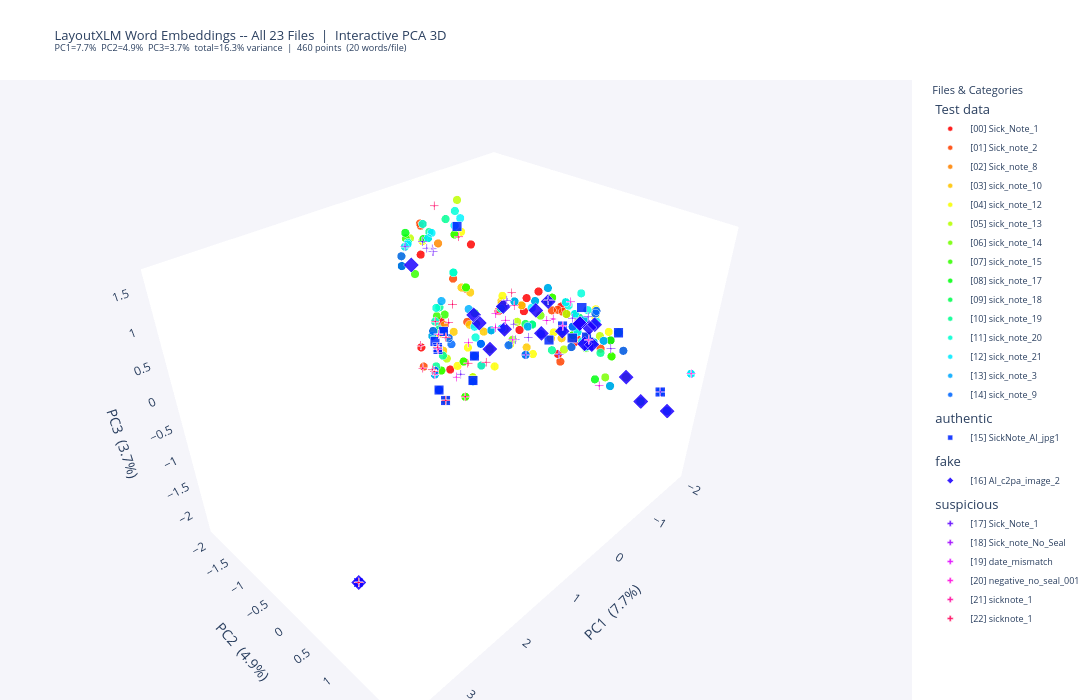

This figure's notebook cell:
### Markdown cell above
## Step 10 -- 3D Embedding Comparison (PCA 3 Components)

Same data as Step 9 but projected into **three principal components** instead of two.
The extra dimension often separates clusters that overlap in 2D.

- **Colour** = individual file (same HSV palette as Step 9)
- **Marker shape** = document category (same mapping)
- **Axes** = PC1, PC2, PC3 -- the three directions of greatest variance in embedding space
- Set `SHOW_LABELS_3D = True` to annotate each point with its word text (slower)

### Code cell
import plotly.graph_objects as go
import matplotlib.colors as mcolors

SHOW_LABELS_3D = False   # True = annotate each point with its word text

_SUBFOLDER_SYMBOL_3D = {
    "Test data":  "circle",
    "authentic":  "square",
    "fake":       "diamond",
    "suspicious": "cross",
}

# -- PCA 3 components (reuses all_vecs from Step 9) ---------------------------
pca3 = PCA(n_components=3, random_state=42)
pts3 = pca3.fit_transform(all_vecs)
v1   = pca3.explained_variance_ratio_[0] * 100
v2   = pca3.explained_variance_ratio_[1] * 100
v3   = pca3.explained_variance_ratio_[2] * 100
print(f"PCA 3D variance: PC1={v1:.1f}%  PC2={v2:.1f}%  PC3={v3:.1f}%  total={v1+v2+v3:.1f}%")

# Convert matplotlib HSV colours to hex
hex_colors = [mcolors.to_hex(file_color[fid]) for fid in range(n_files)]

# -- One trace per file so each gets its own legend entry ---------------------
traces = []
seen_groups = set()

for fid in range(n_files):
    mask = [i for i, f in enumerate(all_file_ids) if f == fid]
    if not mask:
        continue

    sf     = all_subfolders[mask[0]]
    symbol = _SUBFOLDER_SYMBOL_3D.get(sf, "circle")
    fname  = all_file_names[mask[0]]
    labels = [all_labels[i] for i in mask]

    # show category group title only on its first file
    grp_title = sf if sf not in seen_groups else ""
    seen_groups.add(sf)

    traces.append(go.Scatter3d(
        x=pts3[mask, 0],
        y=pts3[mask, 1],
        z=pts3[mask, 2],
        mode="markers+text" if SHOW_LABELS_3D else "markers",
        text=labels,
        textposition="top center",
        textfont=dict(size=7),
        marker=dict(
            size=5,
            symbol=symbol,
            color=hex_colors[fid],
            opacity=0.88,
            line=dict(color="white", width=0.5),
        ),
        name=f"[{fid:02d}] {fname}",
        legendgroup=sf,
        legendgrouptitle_text=grp_title,
        hovertemplate=(
            "<b>%{text}</b><br>"
            f"File: {fname}<br>"
            f"Category: {sf}<br>"
            "PC1=%{x:.3f}<br>PC2=%{y:.3f}<br>PC3=%{z:.3f}"
            "<extra></extra>"
        ),
    ))

fig = go.Figure(data=traces)
fig.update_layout(
    title=dict(
        text=(
            f"LayoutXLM Word Embeddings -- All {n_files} Files  |  Interactive PCA 3D<br>"
            f"<sup>PC1={v1:.1f}%  PC2={v2:.1f}%  PC3={v3:.1f}%  "
            f"total={v1+v2+v3:.1f}% variance  |  "
            f"{len(pts3)} points  ({MAX_WORDS_PER_FILE} words/file)</sup>"
        ),
        font_size=13,
    ),
    scene=dict(
        xaxis_title=f"PC1  ({v1:.1f}%)",
        yaxis_title=f"PC2  ({v2:.1f}%)",
        zaxis_title=f"PC3  ({v3:.1f}%)",
        bgcolor="rgba(245,245,250,1)",
        xaxis=dict(gridcolor="white", backgroundcolor="rgba(230,230,240,0.6)"),
        yaxis=dict(gridcolor="white", backgroundcolor="rgba(230,240,230,0.6)"),
        zaxis=dict(gridcolor="white", backgroundcolor="rgba(240,230,230,0.6)"),
    ),
    legend=dict(
        title="Files & Categories",
        font_size=9,
        groupclick="toggleitem",
        tracegroupgap=4,
    ),
    margin=dict(l=0, r=180, t=80, b=0),
    width=1100,
    height=700,
)

fig.show()

### Figure 1 — Plotly figure (JSON) as saved in the notebook; plotly's stock layout.template omitted (floating-point values rounded to 4 significant figures)
{"data": [{"hovertemplate": "<b>%{text}</b><br>File: Sick_Note_1<br>Category: Test data<br>PC1=%{x:.3f}<br>PC2=%{y:.3f}<br>PC3=%{z:.3f}<extra></extra>", "legendgroup": "Test data", "legendgrouptitle": {"text": "Test data"}, "marker": {"color": "#ff0000", "line": {"color": "white", "width": 0.5}, "opacity": 0.88, "size": 5, "symbol": "circle"}, "mode": "markers", "name": "[00] Sick_Note_1", "text": ["TempiateLA", "Main", "Line", "Health\"", "Well", "ahead", "Lankeanu", "Medical", "Center", "100", "E", "Lancaster", "Ave.", "Wynnewood,", "PA", "19096", "(484)", "476-2000", "Beileigh", "Byle"], "textfont": {"size": 7}, "textposition": "top center", "type": "scatter3d", "x": [-0.461, -0.8122, -0.7203, -0.8992, -0.4309, -0.4525, -0.1706, -1.727, -0.7809, 0.6323, 0.6456, 0.2537, -0.5779, 0.1836, 0.04242, -0.3534, 1.519, 3.638, -0.008608, -0.3698], "y": [0.6272, 0.4539, 0.7239, 1.257, 0.9025, 0.01632, 0.1704, 1.775, 0.7092, -0.9455, -0.5668, 0.1293, 0.5238, 0.4449, -0.9995, -0.9718, -0.002058, 1.216, 0.3423, 0.2803], "z": [-0.08127, 0.3449, 0.344, -0.5303, 0.2447, 0.5655, 0.6195, -1.135, 0.0483, 1.26, 0.4066, 0.683, 0.5806, 0.4987, -0.8705, 1.083, 0.6234, -0.9307, 0.663, 0.7964]}, {"hovertemplate": "<b>%{text}</b><br>File: Sick_note_2<br>Category: Test data<br>PC1=%{x:.3f}<br>PC2=%{y:.3f}<br>PC3=%{z:.3f}<extra></extra>", "legendgroup": "Test data", "legendgrouptitle": {"text": ""}, "marker": {"color": "#ff4100", "line": {"color": "white", "width": 0.5}, "opacity": 0.88, "size": 5, "symbol": "circle"}, "mode": "markers", "name": "[01] Sick_note_2", "text": ["TemplsteLA", "Authorizat", "of", "Work", "or", "School", "Absence", "Date", "January", "29.", "2022", "2720", "Sunset", "Blvd.", "West", "Columbia.", "SC", "29169", "(803)-791-", "RE."], "textfont": {"size": 7}, "textposition": "top center", "type": "scatter3d", "x": [-1.053, -0.9864, 0.3411, -0.8022, 0.5337, -0.933, -0.2779, -0.9324, -0.6047, 0.2264, -0.113, 0.3462, -0.3269, 0.6137, -0.5819, -0.5632, -0.3369, 0.2991, 0.4787, 0.2486], "y": [0.4848, 0.9695, 0.2708, 0.9629, -0.1719, 1.143, 0.3059, 0.6849, 0.5364, -0.7473, -0.8369, -1.261, 0.559, -0.5913, 0.4662, 0.606, -0.7016, -1.256, -1.099, -1.377], "z": [0.2133, -0.07616, 0.5152, 0.105, 0.5113, 0.1593, 0.6972, -0.05617, 0.496, 0.8329, 0.524, 1.517, 0.636, 0.2659, 0.5069, -0.2643, -0.835, 1.499, 1.574, -0.8965]}, {"hovertemplate": "<b>%{text}</b><br>File: Sick_note_8<br>Category: Test data<br>PC1=%{x:.3f}<br>PC2=%{y:.3f}<br>PC3=%{z:.3f}<extra></extra>", "legendgroup": "Test data", "legendgrouptitle": {"text": ""}, "marker": {"color": "#ff8300", "line": {"color": "white", "width": 0.5}, "opacity": 0.88, "size": 5, "symbol": "circle"}, "mode": "markers", "name": "[02] Sick_note_8", "text": ["FOOD", "POISONING", "REN", "DOCTOR", "NOTE", "[3", "e", "A", ".", ".", ".", "A", "'", "Dr.", "Gabriela", "Richardson", "N", "N", "Gastroente", "Specialist"], "textfont": {"size": 7}, "textposition": "top center", "type": "scatter3d", "x": [0.555, 0.203, 3.638, -0.2017, -1.252, 0.1058, 1.022, 0.7475, 3.638, 3.638, 3.638, 0.7475, 1.031, -0.1929, -0.795, -1.033, 0.6715, 0.6715, -0.948, -1.561], "y": [-0.5032, -1.177, 1.216, -1.515, -1.568, -1.162, -0.2743, -0.4102, 1.216, 1.216, 1.216, -0.4102, -0.09535, 0.2705, 0.9472, 0.7838, -0.6916, -0.6916, 0.5014, 0.9955], "z": [0.1254, -0.8968, -0.9307, -1.637, -1.221, 1.184, 0.6747, 0.358, -0.9307, -0.9307, -0.9307, 0.358, 0.6977, -0.1363, 0.5943, 0.3975, 0.2106, 0.2106, -0.2387, -0.3553]}, {"hovertemplate": "<b>%{text}</b><br>File: sick_note_10<br>Category: Test data<br>PC1=%{x:.3f}<br>PC2=%{y:.3f}<br>PC3=%{z:.3f}<extra></extra>", "legendgroup": "Test data", "legendgrouptitle": {"text": ""}, "marker": {"color": "#ffc400", "line": {"color": "white", "width": 0.5}, "opacity": 0.88, "size": 5, "symbol": "circle"}, "mode": "markers", "name": "[03] sick_note_10", "text": ["URGENT", "CARE", "CLINIC", "002", "Caurtiane", "Se,", "1°", "Fees", "F", "Ortendo,", "FL", "32804", "Oro", "Sa", "ren", "ur", "en", "OSPITAL", "Patient", "JOHANDHS,"], "textfont": {"size": 7}, "textposition": "top center", "type": "scatter3d", "x": [0.4809, 0.5709, 0.5709, 3.638, -0.5394, 0.1153, -0.1489, -0.2086, 0.555, -0.4147, -0.1724, 0.9883, -0.1381, 0.1109, 0.3706, 0.3822, 0.6596, 3.638, -1.937, -0.001644], "y": [-0.48, -0.6917, -0.6917, 1.216, 0.4254, 0.05615, -0.9522, 0.134, -0.5032, 0.6969, -0.7209, -0.9229, 0.3244, 0.04434, -0.01943, -0.2677, -0.005606, 1.216, 1.921, -1.195], "z": [0.2062, 0.1186, 0.1186, -0.9307, 0.04973, 0.7102, 0.484, 0.5916, 0.1254, 0.224, -0.983, 1.225, 0.03467, 0.7404, 0.3575, 0.8583, 0.5877, -0.9307, -0.5008, -0.6359]}, {"hovertemplate": "<b>%{text}</b><br>File: sick_note_12<br>Category: Test data<br>PC1=%{x:.3f}<br>PC2=%{y:.3f}<br>PC3=%{z:.3f}<extra></extra>", "legendgroup": "Test data", "legendgrouptitle": {"text": ""}, "marker": {"color": "#f7fe00", "line": {"color": "white", "width": 0.5}, "opacity": 0.88, "size": 5, "symbol": "circle"}, "mode": "markers", "name": "[04] sick_note_12", "text": ["Refua", "Shlema", "Medical", "PC", "Rafael", "Ilyayev,", "MD", "499", "Crown", "Street,", "Brooklyn", "NY", "11213", "Phone", "(347)", "614-1717", "Fax", "(347)", "772-3080", "Date:"], "textfont": {"size": 7}, "textposition": "top center", "type": "scatter3d", "x": [-0.105, 0.08897, -1.727, -0.01574, -0.944, 0.05958, -0.2915, 0.9353, -1.227, -0.6263, -1.073, -0.0596, -0.2999, -0.8472, 0.5549, 0.8494, -0.6431, 0.5549, 3.638, -0.9324], "y": [0.4658, 0.2164, 1.775, -0.6839, 0.8379, 0.01677, -0.3868, -0.9835, 0.9137, 0.8017, 0.7611, -0.9435, -1.113, 0.5692, -0.9902, -1.005, 0.3882, -0.9902, 1.216, 0.6849], "z": [0.005804, 0.1337, -1.135, -0.3603, 0.5187, 0.7939, -0.6837, 1.325, 0.07324, 0.5016, 0.3221, -0.824, 1.247, -0.009806, 1.415, 1.424, 0.09027, 1.415, -0.9307, -0.05617]}, {"hovertemplate": "<b>%{text}</b><br>File: sick_note_13<br>Category: Test data<br>PC1=%{x:.3f}<br>PC2=%{y:.3f}<br>PC3=%{z:.3f}<extra></extra>", "legendgroup": "Test data", "legendgrouptitle": {"text": ""}, "marker": {"color": "#b7ff00", "line": {"color": "white", "width": 0.5}, "opacity": 0.88, "size": 5, "symbol": "circle"}, "mode": "markers", "name": "[05] sick_note_13", "text": ["TemplateLA", "MEDICAL", "EXCUSE", "NOTE", "Doctor's", "Name:", "Dr.", "Waters", "Address:", "11513", "Main", "St", "N,", "Jacksonvil", "FL", "32218", "Date:", "11/13/2017", "To", "Whom"], "textfont": {"size": 7}, "textposition": "top center", "type": "scatter3d", "x": [-1.332, -0.7765, -0.08747, -1.252, -1.247, -0.8292, -0.1929, -0.7717, -0.8258, -0.491, -0.8122, -0.1565, 0.6715, -0.7414, -0.1724, 0.9883, -0.9324, 0.7155, 0.02003, -0.7061], "y": [0.2207, -1.955, -1.207, -1.568, 1.287, 0.8593, 0.2705, 0.8671, 0.4615, -1.387, 0.4539, 0.1146, -0.6916, 1.086, -0.7209, -0.9229, 0.6849, -1.052, 0.1959, 0.8346], "z": [-0.1739, -2.37, -0.8241, -1.221, -0.5316, 0.08772, -0.1363, 0.1734, -0.2439, 1.588, 0.3449, 0.3485, 0.2106, 0.2856, -0.983, 1.225, -0.05617, 1.484, 0.7636, 0.4491]}, {"hovertemplate": "<b>%{text}</b><br>File: sick_note_14<br>Category: Test data<br>PC1=%{x:.3f}<br>PC2=%{y:.3f}<br>PC3=%{z:.3f}<extra></extra>", "legendgroup": "Test data", "legendgrouptitle": {"text": ""}, "marker": {"color": "#75ff00", "line": {"color": "white", "width": 0.5}, "opacity": 0.88, "size": 5, "symbol": "circle"}, "mode": "markers", "name": "[06] sick_note_14", "text": ["Patient:", "September", "17,", "2025", "Nelly", "Darwin", "Central", "Hospital", "General", "Practice", "DR.", "RILEY", "SNIPES", "This", "document", "certifies", "that", "the", "patient", "listed"], "textfont": {"size": 7}, "textposition": "top center", "type": "scatter3d", "x": [-1.937, -0.5308, 0.04276, -0.002185, -0.5346, -0.6729, -0.8742, -1.097, -1.138, -1.269, -0.2695, 0.2075, -0.09691, -0.4471, -0.5519, -0.04868, 0.1844, 0.4107, -0.8264, -0.5464], "y": [1.921, 0.395, -0.9039, -0.7214, 0.7949, 0.9349, 0.8041, 1.66, 0.7012, 0.9897, -0.9735, -1.025, -0.8483, 0.3956, -0.281, -0.2786, 0.1461, 0.3792, 1.205, 0.2071], "z": [-0.5008, 0.6859, 1.377, 0.6248, 0.2618, 0.05308, -0.0868, -0.6932, -0.1428, -0.3236, -1.532, -0.8231, -0.7182, 0.657, -0.2818, -0.2212, 0.7322, 0.5781, -0.3721, 0.3266]}, {"hovertemplate": "<b>%{text}</b><br>File: sick_note_15<br>Category: Test data<br>PC1=%{x:.3f}<br>PC2=%{y:.3f}<br>PC3=%{z:.3f}<extra></extra>", "legendgroup": "Test data", "legendgrouptitle": {"text": ""}, "marker": {"color": "#34ff00", "line": {"color": "white", "width": 0.5}, "opacity": 0.88, "size": 5, "symbol": "circle"}, "mode": "markers", "name": "[07] sick_note_15", "text": ["=", "Patient:", "À", "Nelly", "Darwin", "September", "17,", "2025", "9", "D", ">", "0", "Central", "Hospital", "General", "Practice", "DR.", "RILEY", "SNIPES", "This"], "textfont": {"size": 7}, "textposition": "top center", "type": "scatter3d", "x": [0.608, -1.937, 0.04416, -0.5346, -0.6729, -0.5308, 0.04276, -0.002185, 0.7602, 0.6027, 0.456, 0.7012, -0.8742, -1.097, -1.138, -1.269, -0.2695, 0.2075, -0.09691, -0.4471], "y": [-0.6803, 1.921, -0.4742, 0.7949, 0.9349, 0.395, -0.9039, -0.7214, -1.081, -0.7861, -0.6805, -0.994, 0.8041, 1.66, 0.7012, 0.9897, -0.9735, -1.025, -0.8483, 0.3956], "z": [0.4243, -0.5008, 0.1567, 0.2618, 0.05308, 0.6859, 1.377, 0.6248, 1.485, 0.063, 0.3888, 0.9841, -0.0868, -0.6932, -0.1428, -0.3236, -1.532, -0.8231, -0.7182, 0.657]}, {"hovertemplate": "<b>%{text}</b><br>File: sick_note_17<br>Category: Test data<br>PC1=%{x:.3f}<br>PC2=%{y:.3f}<br>PC3=%{z:.3f}<extra></extra>", "legendgroup": "Test data", "legendgrouptitle": {"text": ""}, "marker": {"color": "#01ff0f", "line": {"color": "white", "width": 0.5}, "opacity": 0.88, "size": 5, "symbol": "circle"}, "mode": "markers", "name": "[08] sick_note_17", "text": ["Northside", "Family", "Medical", "Clinic", "1234", "Wellness", "Avenue,", "Suite", "200", "(555)", "123-4567", "contact@no", "Medical", "Certificat", "for", "School", "Absence", "August", "3,", "2026"], "textfont": {"size": 7}, "textposition": "top center", "type": "scatter3d", "x": [-0.8087, -1.278, -1.727, -1.53, 3.638, -0.8715, -0.7929, -0.805, 0.397, 0.5072, 0.7439, -0.4081, -1.727, -1.214, 0.4805, -0.933, -0.2779, -0.696, 0.9883, 0.8068], "y": [0.598, 1.042, 1.775, 1.709, 1.216, 1.014, 0.9479, 0.675, -1.142, -0.9281, -1.108, 0.1806, 1.775, 0.1216, 0.2137, 1.143, 0.3059, 0.5075, -0.9229, -1.004], "z": [0.4015, 0.09282, -1.135, -0.7218, -0.9307, -0.5195, 0.3846, 0.15, 1.346, 1.461, 1.552, 0.2275, -1.135, -0.2466, 0.5214, 0.1593, 0.6972, 0.5955, 1.225, 1.444]}, {"hovertemplate": "<b>%{text}</b><br>File: sick_note_18<br>Category: Test data<br>PC1=%{x:.3f}<br>PC2=%{y:.3f}<br>PC3=%{z:.3f}<extra></extra>", "legendgroup": "Test data", "legendgrouptitle": {"text": ""}, "marker": {"color": "#00ff4f", "line": {"color": "white", "width": 0.5}, "opacity": 0.88, "size": 5, "symbol": "circle"}, "mode": "markers", "name": "[09] sick_note_18", "text": ["DENTIST", "DOCTOR", "NOTE", "ave", "Work", "Absence", "Certificat", "for", "Health", "Recovery", "IMPORTANT", "HEALTH", "NOTICE", "To", "Whom", "It", "May", "Concern,", "This", "letter"], "textfont": {"size": 7}, "textposition": "top center", "type": "scatter3d", "x": [0.6027, -0.2017, -1.252, 0.5291, -0.8022, -0.2779, -1.214, 0.4805, -0.8992, -1.396, -0.6378, 0.08437, -0.5403, 0.02003, -0.7061, -0.01569, -0.521, -0.3259, -0.4471, -0.3222], "y": [-0.7861, -1.515, -1.568, -0.04001, 0.9629, 0.3059, 0.1216, 0.2137, 1.257, 0.7455, -1.158, -1.305, -1.045, 0.1959, 0.8346, 0.4182, 0.3174, 0.4097, 0.3956, 0.1291], "z": [0.063, -1.637, -1.221, 0.6965, 0.105, 0.6972, -0.2466, 0.5214, -0.5303, -0.2216, -1.508, -1.089, -0.9098, 0.7636, 0.4491, 0.4576, 0.807, 0.2056, 0.657, 0.2516]}, {"hovertemplate": "<b>%{text}</b><br>File: sick_note_19<br>Category: Test data<br>PC1=%{x:.3f}<br>PC2=%{y:.3f}<br>PC3=%{z:.3f}<extra></extra>", "legendgroup": "Test data", "legendgrouptitle": {"text": ""}, "marker": {"color": "#00ff91", "line": {"color": "white", "width": 0.5}, "opacity": 0.88, "size": 5, "symbol": "circle"}, "mode": "markers", "name": "[10] sick_note_19", "text": ["DOCTOR'S", "NOTE", "ELM", "GROOVEMEDI", "Dr.Samanth", "R.", "Ellison", "4527", "Elm", "Street,Den", "InternalMe", "Hospitalis", "+1", "(303)", "555-2874", "MedicalLic", "CO-MD-4278", "contact@eg", "Department", "FamilyMedi"], "textfont": {"size": 7}, "textposition": "top center", "type": "scatter3d", "x": [-0.2017, -1.252, 0.07179, 3.638, -0.1929, 0.4578, 0.1557, 0.3375, 0.1557, -0.6263, -0.5111, -1.097, 0.4455, 0.03845, 0.2393, -1.727, 0.1124, -0.4081, -1.12, -1.278], "y": [-1.515, -1.568, -1.127, 1.216, 0.2705, -0.7964, 0.08214, -1.086, 0.08214, 0.8017, 0.4822, 1.66, -0.7957, -1.077, -0.7283, 1.775, -1.238, 0.1806, 0.8911, 1.042], "z": [-1.637, -1.221, -0.6615, -0.9307, -0.1363, 0.1027, 0.6663, 1.448, 0.6663, 0.5016, -0.1066, -0.6932, 0.4545, 1.545, 0.9374, -1.135, -0.8901, 0.2275, -0.2404, 0.09282]}, {"hovertemplate": "<b>%{text}</b><br>File: sick_note_20<br>Category: Test data<br>PC1=%{x:.3f}<br>PC2=%{y:.3f}<br>PC3=%{z:.3f}<extra></extra>", "legendgroup": "Test data", "legendgrouptitle": {"text": ""}, "marker": {"color": "#00ffd2", "line": {"color": "white", "width": 0.5}, "opacity": 0.88, "size": 5, "symbol": "circle"}, "mode": "markers", "name": "[11] sick_note_20", "text": [".", "ZIE\"", "e", "Franz", "Davis", "of", "Charleston", "SC", "29401", "p", "inquire@ca", "mail", "|", "222", "555", "7777", "Clinic", "Name:", "Grey", "Vision"], "textfont": {"size": 7}, "textposition": "top center", "type": "scatter3d", "x": [3.638, 3.638, 1.022, -0.9352, -1.133, 0.3411, -0.9639, -0.3369, 0.2991, 0.7307, 0.711, 0.1141, 3.638, -0.3942, 0.2393, 0.7224, -1.53, -0.8292, -0.6828, -1.041], "y": [1.216, 1.216, -0.2743, 0.3909, 0.5822, 0.2708, 0.5601, -0.7016, -1.256, -0.5573, 0.1529, 0.08345, 1.216, -1.333, -0.7283, -1.087, 1.709, 0.8593, 0.9717, 0.7586], "z": [-0.9307, -0.9307, 0.6747, 0.4058, 0.3297, 0.5152, 0.6512, -0.835, 1.499, 0.6487, 0.4861, 0.3439, -0.9307, 1.466, 0.9374, 1.413, -0.7218, 0.08772, 0.1251, -0.06064]}, {"hovertemplate": "<b>%{text}</b><br>File: sick_note_21<br>Category: Test data<br>PC1=%{x:.3f}<br>PC2=%{y:.3f}<br>PC3=%{z:.3f}<extra></extra>", "legendgroup": "Test data", "legendgrouptitle": {"text": ""}, "marker": {"color": "#00eaff", "line": {"color": "white", "width": 0.5}, "opacity": 0.88, "size": 5, "symbol": "circle"}, "mode": "markers", "name": "[12] sick_note_21", "text": ["Northside", "Medical", "Clinic", "1200", "Oak", "Avenue,", "Suite", "300", "(555)", "234-8890", "info@north", "Date", "of", "Examinatio", "August", "6,", "2026", "Patient", "Informatio", "Patient"], "textfont": {"size": 7}, "textposition": "top center", "type": "scatter3d", "x": [-0.8087, -1.727, -1.53, -0.3761, -0.8462, -0.7929, -0.805, 0.2039, 0.5072, -0.3869, 0.2206, -0.9324, 0.3411, -0.2757, -0.696, 0.8494, 0.8068, -1.937, -1.049, -1.937], "y": [0.598, 1.775, 1.709, -1.208, 0.9394, 0.9479, 0.675, -1.186, -0.9281, -1.334, -0.3319, 0.6849, 0.2708, 0.257, 0.5075, -1.005, -1.004, 1.921, 0.6886, 1.921], "z": [0.4015, -1.135, -0.7218, 1.399, 0.4026, 0.3846, 0.15, 1.363, 1.461, 1.249, 0.2404, -0.05617, 0.5152, 0.5748, 0.5955, 1.424, 1.444, -0.5008, -0.1994, -0.5008]}, {"hovertemplate": "<b>%{text}</b><br>File: sick_note_3<br>Category: Test data<br>PC1=%{x:.3f}<br>PC2=%{y:.3f}<br>PC3=%{z:.3f}<extra></extra>", "legendgroup": "Test data", "legendgrouptitle": {"text": ""}, "marker": {"color": "#00a9ff", "line": {"color": "white", "width": 0.5}, "opacity": 0.88, "size": 5, "symbol": "circle"}, "mode": "markers", "name": "[13] sick_note_3", "text": ["TemplateLA", "DENTIST", "DOCTOR", "NOTE", "ve", "Work", "Absence", "Certificat", "for", "Health", "Recovery", "<>", "IMPORTANT", "HEALTH", "NOTICE", "To", "Whom", "It", "May", "Concern,"], "textfont": {"size": 7}, "textposition": "top center", "type": "scatter3d", "x": [-1.332, 0.6027, -0.2017, -1.252, 0.5934, -0.8022, -0.2779, -1.214, 0.4805, -0.8992, -1.396, 0.542, -0.6378, 0.08437, -0.5403, 0.02003, -0.7061, -0.01569, -0.521, -0.3259], "y": [0.2207, -0.7861, -1.515, -1.568, -0.08986, 0.9629, 0.3059, 0.1216, 0.2137, 1.257, 0.7455, -0.6536, -1.158, -1.305, -1.045, 0.1959, 0.8346, 0.4182, 0.3174, 0.4097], "z": [-0.1739, 0.063, -1.637, -1.221, 0.7616, 0.105, 0.6972, -0.2466, 0.5214, -0.5303, -0.2216, 0.6431, -1.508, -1.089, -0.9098, 0.7636, 0.4491, 0.4576, 0.807, 0.2056]}, {"hovertemplate": "<b>%{text}</b><br>File: sick_note_9<br>Category: Test data<br>PC1=%{x:.3f}<br>PC2=%{y:.3f}<br>PC3=%{z:.3f}<extra></extra>", "legendgroup": "Test data", "legendgrouptitle": {"text": ""}, "marker": {"color": "#0067ff", "line": {"color": "white", "width": 0.5}, "opacity": 0.88, "size": 5, "symbol": "circle"}, "mode": "markers", "name": "[14] sick_note_9", "text": ["TemplateL", "AB", "FOOD", "POISONING", "|", "3", "DOCTOR", "NOTE", "|", "Oi", "A", "4", ".", ".", "N", "Dr.", "Gabriela", "Richardson", "Gastroente", "Specialist"], "textfont": {"size": 7}, "textposition": "top center", "type": "scatter3d", "x": [-1.332, 0.114, 0.555, 0.203, 3.638, 0.9883, -0.2017, -1.252, 3.638, -0.07247, 0.7475, 0.9353, 3.638, 3.638, 0.6715, -0.1929, -0.795, -1.033, -0.948, -1.561], "y": [0.2207, -0.8988, -0.5032, -1.177, 1.216, -0.9229, -1.515, -1.568, 1.216, 0.05288, -0.4102, -0.9835, 1.216, 1.216, -0.6916, 0.2705, 0.9472, 0.7838, 0.5014, 0.9955], "z": [-0.1739, -0.3378, 0.1254, -0.8968, -0.9307, 1.225, -1.637, -1.221, -0.9307, -0.02012, 0.358, 1.325, -0.9307, -0.9307, 0.2106, -0.1363, 0.5943, 0.3975, -0.2387, -0.3553]}, {"hovertemplate": "<b>%{text}</b><br>File: SickNote_AI_jpg1<br>Category: authentic<br>PC1=%{x:.3f}<br>PC2=%{y:.3f}<br>PC3=%{z:.3f}<extra></extra>", "legendgroup": "authentic", "legendgrouptitle": {"text": "authentic"}, "marker": {"color": "#0026ff", "line": {"color": "white", "width": 0.5}, "opacity": 0.88, "size": 5, "symbol": "square"}, "mode": "markers", "name": "[15] SickNote_AI_jpg1", "text": ["Lotus", "Family", "Clinic", "123", "Demo", "Road,", "Test", "City", "|", "Phone:", "00000", "00000", "SYNTHETIC", "TEST", "DOCUMENT", "-", "NOT", "A", "REAL", "MEDICAL"], "textfont": {"size": 7}, "textposition": "top center", "type": "scatter3d", "x": [-0.8168, -1.278, -1.53, -0.3098, -0.5716, -0.6421, -0.8298, -0.8889, 3.638, -0.8472, 3.638, 3.638, 0.736, 0.7297, -0.2017, 1.212, -0.5403, 0.7475, -0.4362, -0.7765], "y": [0.8259, 1.042, 1.709, -1.205, 0.3715, 0.9916, 0.3967, 0.6453, 1.216, 0.5692, 1.216, 1.216, -0.5436, -0.5989, -1.515, -0.02501, -1.045, -0.4102, -0.971, -1.955], "z": [0.1261, 0.09282, -0.7218, 1.299, -0.01386, 0.1395, 0.1203, 0.4917, -0.9307, -0.009806, -0.9307, -0.9307, 0.04099, 0.1055, -1.637, 0.4506, -0.9098, 0.358, -1.295, -2.37]}, {"hovertemplate": "<b>%{text}</b><br>File: AI_c2pa_image_2<br>Category: fake<br>PC1=%{x:.3f}<br>PC2=%{y:.3f}<br>PC3=%{z:.3f}<extra></extra>", "legendgroup": "fake", "legendgrouptitle": {"text": "fake"}, "marker": {"color": "#1c00ff", "line": {"color": "white", "width": 0.5}, "opacity": 0.88, "size": 5, "symbol": "diamond"}, "mode": "markers", "name": "[16] AI_c2pa_image_2", "text": ["Grand", "Island", "Doctors", "Hospital", "2989", "Carolina", "Avenue,", "Grand", "Junction,", "Colorado", "970-244-57", "Medical", "Certificat", "This", "is", "to", "certify", "that", "the", "individual"], "textfont": {"size": 7}, "textposition": "top center", "type": "scatter3d", "x": [-0.7068, -0.5372, -1.247, -1.097, 0.8802, -0.863, -0.7929, -0.7068, -0.1967, -1.038, 3.638, -1.727, -1.214, -0.4471, 0.6744, 0.6181, -0.04868, 0.1844, 0.4107, -0.4243], "y": [0.7666, 1.035, 1.287, 1.66, -0.8613, 0.7762, 0.9479, 0.7666, 0.3921, 0.782, 1.216, 1.775, 0.1216, 0.3956, 0.1765, 0.02206, -0.2786, 0.1461, 0.3792, 0.3393], "z": [0.3607, 0.4816, -0.5316, -0.6932, 1.224, -0.02725, 0.3846, 0.3607, 0.6193, -0.1128, -0.9307, -1.135, -0.2466, 0.657, 0.6949, 0.7312, -0.2212, 0.7322, 0.5781, 0.146]}, {"hovertemplate": "<b>%{text}</b><br>File: Sick_Note_1<br>Category: suspicious<br>PC1=%{x:.3f}<br>PC2=%{y:.3f}<br>PC3=%{z:.3f}<extra></extra>", "legendgroup": "suspicious", "legendgrouptitle": {"text": "suspicious"}, "marker": {"color": "#5d00ff", "line": {"color": "white", "width": 0.5}, "opacity": 0.88, "size": 5, "symbol": "cross"}, "mode": "markers", "name": "[17] Sick_Note_1", "text": ["Clinic", "Mothers", "care", "TEL:", "01", "02", "03", "04", "050", "6", "Dr.", "Snehal", "Sharma", "Md.", "Gynec", "PATIENTS", "NAME", "Mrs.", "Shanti", "Dey"], "textfont": {"size": 7}, "textposition": "top center", "type": "scatter3d", "x": [-1.53, -1.102, -0.01516, 3.638, 0.3027, 0.2998, 0.2004, 0.3727, 3.638, 0.8494, -0.1929, -0.2855, -0.9036, -0.4865, -0.0865, -0.4612, 3.638, -0.4875, -0.3019, 0.01203], "y": [1.709, 1.062, 0.2147, 1.216, -1.059, -1.184, -1.186, -1.191, 1.216, -1.005, 0.2705, 0.5199, 0.755, -0.2222, 0.3823, -1.266, 1.216, 0.6245, 0.9166, 0.05725], "z": [-0.7218, -0.08487, 0.1641, -0.9307, 1.158, 1.169, 1.126, 1.286, -0.9307, 1.424, -0.1363, 0.7863, 0.3844, 0.0383, 0.2438, -1.325, -0.9307, -0.1006, 0.6713, 0.7225]}, {"hovertemplate": "<b>%{text}</b><br>File: Sick_note_No_Seal<br>Category: suspicious<br>PC1=%{x:.3f}<br>PC2=%{y:.3f}<br>PC3=%{z:.3f}<extra></extra>", "legendgroup": "suspicious", "legendgrouptitle": {"text": ""}, "marker": {"color": "#9f00ff", "line": {"color": "white", "width": 0.5}, "opacity": 0.88, "size": 5, "symbol": "cross"}, "mode": "markers", "name": "[18] Sick_note_No_Seal", "text": ["SAMPLE", "HEALTH", "CLINIC", "Synthetic", "test", "document", "-", "not", "a", "real", "medical", "certificat", "MEDICAL", "CERTIFICAT", "Patient", "Name:", "John", "Test", "Patient", "ID:"], "textfont": {"size": 7}, "textposition": "top center", "type": "scatter3d", "x": [-0.2398, 0.08437, 0.5709, -0.2248, -0.08417, -0.5519, 1.212, 0.0134, 1.03, 0.05756, -0.9977, -1.344, -0.7765, -0.5544, -1.937, -0.8292, -0.6045, -0.8298, -1.937, -0.004235], "y": [-1.151, -1.305, -0.6917, 0.5648, -0.03709, -0.281, -0.02501, -0.1333, -0.01857, -0.09031, 1.017, -0.164, -1.955, -2.05, 1.921, 0.8593, 0.6517, 0.3967, 1.921, -0.6639], "z": [-1.219, -1.089, 0.1186, 0.5253, 0.3409, -0.2818, 0.4506, 0.4444, 0.7658, 0.2562, -0.6918, -0.2018, -2.37, -1.653, -0.5008, 0.08772, 0.6921, 0.1203, -0.5008, -0.2647]}, {"hovertemplate": "<b>%{text}</b><br>File: date_mismatch<br>Category: suspicious<br>PC1=%{x:.3f}<br>PC2=%{y:.3f}<br>PC3=%{z:.3f}<extra></extra>", "legendgroup": "suspicious", "legendgrouptitle": {"text": ""}, "marker": {"color": "#e000ff", "line": {"color": "white", "width": 0.5}, "opacity": 0.88, "size": 5, "symbol": "cross"}, "mode": "markers", "name": "[19] date_mismatch", "text": ["e", "ais", "DR.", "Neha", "EA", "M.B.B.S.,", "GENERAL", "MEDICINE", "|", "REGD.", "NO.", "139787", "z", "Nehaganga7", "|", "8538931383", "SICK", "LEAVE", "CERTIFICAT", "ISSUE"], "textfont": {"size": 7}, "textposition": "top center", "type": "scatter3d", "x": [1.022, 1.03, -0.2695, -0.002947, -0.1936, 0.5232, -1.267, -0.7765, 3.638, -0.2372, -0.0742, -0.03257, 0.7556, -0.002947, 3.638, -0.09075, 0.736, 0.2783, -0.5544, 3.638], "y": [-0.2743, -0.01857, -0.9735, 0.1201, -0.851, -0.5925, -1.452, -1.955, 1.216, -1.661, -1.795, -0.8985, -0.2268, 0.1201, 1.216, -1.437, -0.5436, -1.366, -2.05, 1.216], "z": [0.6747, 0.7658, -1.532, 0.8533, -0.7952, 0.08809, -1.547, -2.37, -0.9307, -1.351, -0.8373, 1.319, 0.84, 0.8533, -0.9307, 1.596, 0.04099, -0.9071, -1.653, -0.9307]}, {"hovertemplate": "<b>%{text}</b><br>File: negative_no_seal_001<br>Category: suspicious<br>PC1=%{x:.3f}<br>PC2=%{y:.3f}<br>PC3=%{z:.3f}<extra></extra>", "legendgroup": "suspicious", "legendgrouptitle": {"text": ""}, "marker": {"color": "#ff00dc", "line": {"color": "white", "width": 0.5}, "opacity": 0.88, "size": 5, "symbol": "cross"}, "mode": "markers", "name": "[20] negative_no_seal_001", "text": ["SAMPLE", "HEALTH", "CLINIC", "Synthetic", "test", "document", "-", "not", "a", "real", "medical", "certificat", "MEDICAL", "CERTIFICAT", "Patient", "Name:", "John", "Test", "Patient", "ID:"], "textfont": {"size": 7}, "textposition": "top center", "type": "scatter3d", "x": [-0.2398, 0.08437, 0.5709, -0.2248, -0.08417, -0.5519, 1.212, 0.0134, 1.03, 0.05756, -0.9977, -1.344, -0.7765, -0.5544, -1.937, -0.8292, -0.6045, -0.8298, -1.937, -0.004235], "y": [-1.151, -1.305, -0.6917, 0.5648, -0.03709, -0.281, -0.02501, -0.1333, -0.01857, -0.09031, 1.017, -0.164, -1.955, -2.05, 1.921, 0.8593, 0.6517, 0.3967, 1.921, -0.6639], "z": [-1.219, -1.089, 0.1186, 0.5253, 0.3409, -0.2818, 0.4506, 0.4444, 0.7658, 0.2562, -0.6918, -0.2018, -2.37, -1.653, -0.5008, 0.08772, 0.6921, 0.1203, -0.5008, -0.2647]}, {"hovertemplate": "<b>%{text}</b><br>File: sicknote_1<br>Category: suspicious<br>PC1=%{x:.3f}<br>PC2=%{y:.3f}<br>PC3=%{z:.3f}<extra></extra>", "legendgroup": "suspicious", "legendgrouptitle": {"text": ""}, "marker": {"color": "#ff009b", "line": {"color": "white", "width": 0.5}, "opacity": 0.88, "size": 5, "symbol": "cross"}, "mode": "markers", "name": "[21] sicknote_1", "text": ["e", "Bis", "DR.", "Neha", "EA", "M.B.B.5..", "GENERAL", "MEDICINE", "|", "REGD.", "NO.", "139787", "z", "Nehaganga7", "|", "8538931383", "SICK", "LEAVE", "CERTIFICAT", "ISSUE"], "textfont": {"size": 7}, "textposition": "top center", "type": "scatter3d", "x": [1.022, -0.08385, -0.2695, -0.002947, -0.1936, 0.5232, -1.267, -0.7765, 3.638, -0.2372, -0.0742, -0.03257, 0.7556, -0.002947, 3.638, -0.09075, 0.736, 0.2783, -0.5544, 3.638], "y": [-0.2743, 0.1088, -0.9735, 0.1201, -0.851, -0.5925, -1.452, -1.955, 1.216, -1.661, -1.795, -0.8985, -0.2268, 0.1201, 1.216, -1.437, -0.5436, -1.366, -2.05, 1.216], "z": [0.6747, 0.6267, -1.532, 0.8533, -0.7952, 0.08809, -1.547, -2.37, -0.9307, -1.351, -0.8373, 1.319, 0.84, 0.8533, -0.9307, 1.596, 0.04099, -0.9071, -1.653, -0.9307]}, {"hovertemplate": "<b>%{text}</b><br>File: sicknote_1<br>Category: suspicious<br>PC1=%{x:.3f}<br>PC2=%{y:.3f}<br>PC3=%{z:.3f}<extra></extra>", "legendgroup": "suspicious", "legendgrouptitle": {"text": ""}, "marker": {"color": "#ff0059", "line": {"color": "white", "width": 0.5}, "opacity": 0.88, "size": 5, "symbol": "cross"}, "mode": "markers", "name": "[22] sicknote_1", "text": ["e", "ais", "DR.", "Neha", "EA", "M.B.B.S.,", "GENERAL", "MEDICINE", "|", "REGD.", "NO.", "139787", "z", "Nehaganga7", "|", "8538931383", "SICK", "LEAVE", "CERTIFICAT", "ISSUE"], "textfont": {"size": 7}, "textposition": "top center", "type": "scatter3d", "x": [1.022, 1.03, -0.2695, -0.002947, -0.1936, 0.5232, -1.267, -0.7765, 3.638, -0.2372, -0.0742, -0.03257, 0.7556, -0.002947, 3.638, -0.09075, 0.736, 0.2783, -0.5544, 3.638], "y": [-0.2743, -0.01857, -0.9735, 0.1201, -0.851, -0.5925, -1.452, -1.955, 1.216, -1.661, -1.795, -0.8985, -0.2268, 0.1201, 1.216, -1.437, -0.5436, -1.366, -2.05, 1.216], "z": [0.6747, 0.7658, -1.532, 0.8533, -0.7952, 0.08809, -1.547, -2.37, -0.9307, -1.351, -0.8373, 1.319, 0.84, 0.8533, -0.9307, 1.596, 0.04099, -0.9071, -1.653, -0.9307]}], "layout": {"height": 700, "legend": {"font": {"size": 9}, "groupclick": "toggleitem", "title": {"text": "Files & Categories"}, "tracegroupgap": 4}, "margin": {"b": 0, "l": 0, "r": 180, "t": 80}, "scene": {"bgcolor": "rgba(245,245,250,1)", "xaxis": {"backgroundcolor": "rgba(230,230,240,0.6)", "gridcolor": "white", "title": {"text": "PC1  (7.7%)"}}, "yaxis": {"backgroundcolor": "rgba(230,240,230,0.6)", "gridcolor": "white", "title": {"text": "PC2  (4.9%)"}}, "zaxis": {"backgroundcolor": "rgba(240,230,230,0.6)", "gridcolor": "white", "title": {"text": "PC3  (3.7%)"}}}, "title": {"font": {"size": 13}, "text": "LayoutXLM Word Embeddings -- All 23 Files  |  Interactive PCA 3D<br><sup>PC1=7.7%  PC2=4.9%  PC3=3.7%  total=16.3% variance  |  460 points  (20 words/file)</sup>"}, "width": 1100}}
